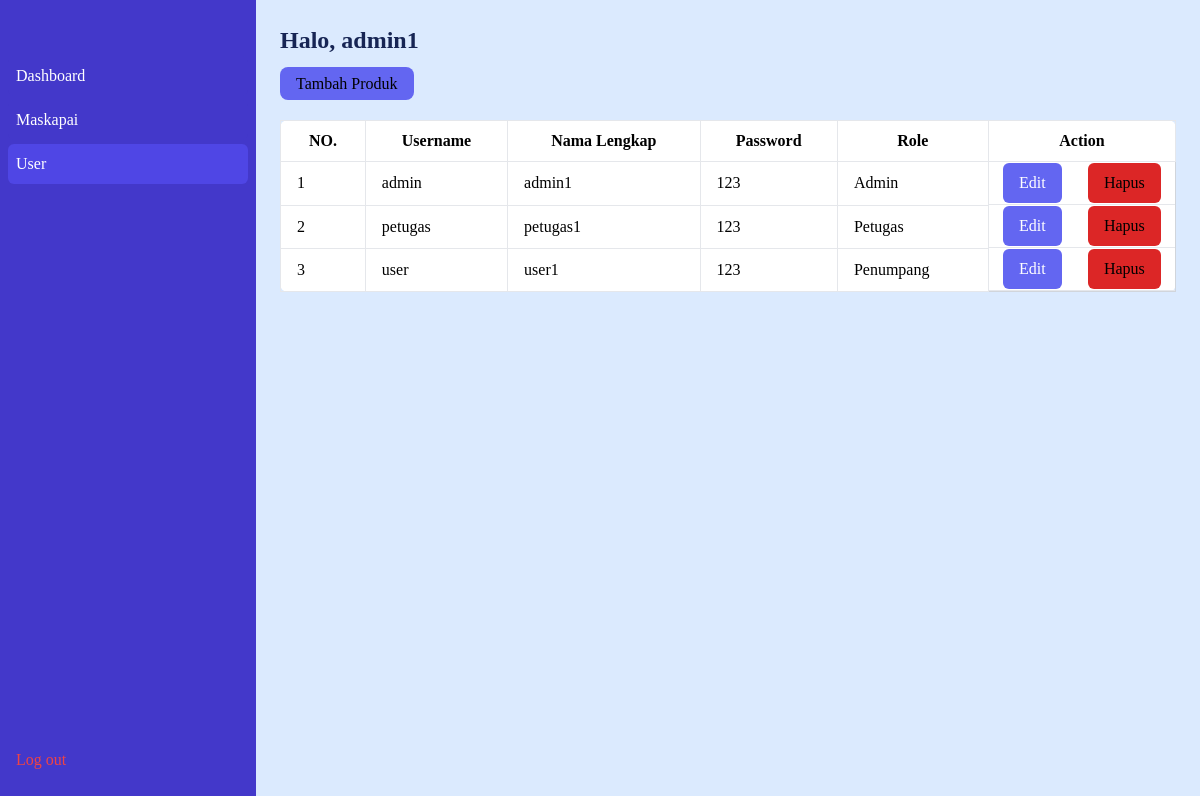
Page /admin/user/user.php (signed in) on the committed database.
### tables this page shows
CREATE TABLE `user` (
  `id_user` int(11) NOT NULL,
  `username` varchar(100) NOT NULL,
  `nama_lengkap` varchar(100) NOT NULL,
  `password` varchar(255) NOT NULL,
  `roles` enum('Admin','Petugas','Penumpang') NOT NULL
);

### admin/user/function.php (called while the page is built, shortened)
<?php
require '../../koneksi.php';
function query($query){
    global $conn;
    $rows = [];
    $result = mysqli_query($conn, $query);
    while($row = mysqli_fetch_assoc($result)){
        $rows[] = $row;
    }
    return $rows;
}
?>

### admin/user/user.php (the view, shortened to what this page needs)
<?php
require 'function.php';
$pengguna = query("SELECT * FROM user");
?>
<!DOCTYPE html>
<html lang="en">
<head>
    <script src="https://cdn.tailwindcss.com"></script>
</head>
<body>
    <div class="flex font-['Poppins']">
        <div class="w-64 bg-indigo-700 h-screen flex flex-col p-1">
            <nav class="mt-6  h-full flex flex-col">
                <div class="h-full">
                    <a href="../index.php"
                        class="block m-1 py-2 px-2 text-white hover:text-gray-50 hover:bg-indigo-800 bg-indigo-700 rounded-md">Dashboard</a>
                    <a href="../maskapai/maskapai.php"
                        class="block m-1 py-2 px-2 text-white hover:text-gray-50 hover:bg-indigo-800 bg-indigo-700 rounded-md">Maskapai</a>
                    <a href="./user/user.php"
                        class="block m-1 py-2 px-2 text-white hover:text-gray-50 hover:bg-indigo-800 bg-indigo-600 rounded-md">User</a>
                </div>
                <div class="">
                    <a href="/logout"
                        class="block m-1 py-2 px-2 mb-4 text-red-500 hover:bg-red-600 hover:text-white rounded-md">Log
                        out</a>
                </div>
            </nav>
        </div>
        <div class="flex-auto overflow-x-hidden bg-blue-100">
            <div class="p-6">
                <div class="">
                    <h1 class="text-2xl font-semibold text-blue-950 mb-4">Halo, <?= $_SESSION["nama_lengkap"]; ?></h1>
                </div>
                <div>
                    <a href="./tambahuser.php" class="bg-indigo-500 px-4 py-2 rounded-lg">Tambah Produk</a>
                </div>
                <table class="min-w-full border-collapse bg-white border border-gray-300 rounded-lg mt-6">
                    <thead>
                        <tr>
                            <th class="border py-2 px-4 border-b">NO.</th>
                            <th class="border py-2 px-4 border-b">Username</th>
                            <th class="border py-2 px-4 border-b">Nama Lengkap</th>
                            <th class="border py-2 px-4 border-b">Password</th>
                            <th class="border py-2 px-4 border-b">Role</th>
                            <th class="border py-2 px-4 border-b">Action</th>
                        </tr>
                    </thead>
                    <tbody>
                    <?php $no = 1; ?>
                    <?php foreach($pengguna as $data) : ?>
                            <tr>
                                <td class="border py-2 px-4 border-b"><?= $no; ?></td>
                                <td class="border py-2 px-4 border-b"><?= $data["username"]; ?></td>
                                <td class="border py-2 px-4 border-b"><?= $data["nama_lengkap"]; ?></td>
                                <td class="border py-2 px-4 border-b"><?= $data["password"]; ?></td>
                                <td class="border py-2 px-4 border-b"><?= $data["roles"]; ?></td>
                                <td class="flex  py-2px-2 border-b justify-around">
                                    <a href="edituser.php?id=<?= $data["id_user"]; ?>"
                                        class="fa-solid fa-pen-to-square text-md bg-indigo-500 text-white py-2 px-4 hover:text-black rounded-md"></i>Edit</a>
                                    <form action="hapususer.php?id=<?= $data["id_user"]; ?>" class=" inline-block" method="post">
                                        <button type="submit"
                                            class="fa-solid fa-trash text-md bg-red-600 py-2 px-4 text-black hover:text-white rounded-md"></i>Hapus</button>
                                    </form>
                                </td>
                            </tr>
                    </tbody>
                    <?php $no++; ?>
                    <?php endforeach; ?>
                </table>
            </div>
        </div>
    </div>
</body>
</html>

### rows in the picture
user: username "admin", nama_lengkap "admin1", password "123", roles "Admin"
user: username "petugas", nama_lengkap "petugas1", password "123", roles "Petugas"
user: username "user", nama_lengkap "user1", password "123", roles "Penumpang"

### other values in the picture
$_SESSION["nama_lengkap"] "admin1"
